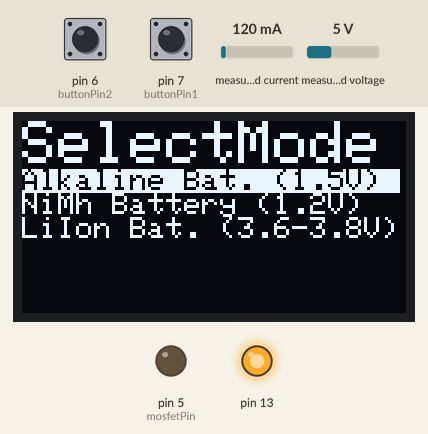
This sketch was run on a simulated Arduino Mega 2560, built with avr-gcc and run on an emulated ATmega2560. On the bench: 128×64 one-colour display, output pins drawn as LEDs (lit = HIGH). The test bench sets the inputs (shaded band); at power-on: pin 6 (buttonPin2) HIGH, measured voltage 5 V, pin 7 (buttonPin1) HIGH, measured current 120 mA. Storage starts empty.

Above: at 0.9 s.
1.0 s: pin 6 (buttonPin2) pulled LOW for 0.15 s
At 1.4 s:
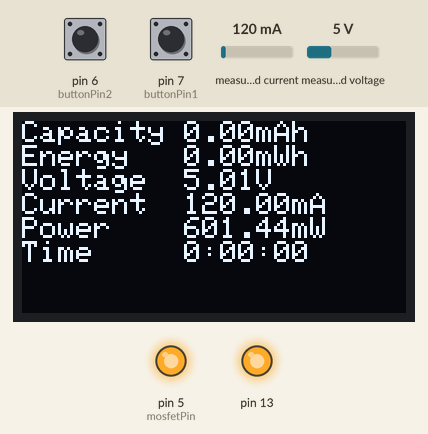
4.1 s: measured voltage set to 1 V
At 5.8 s:
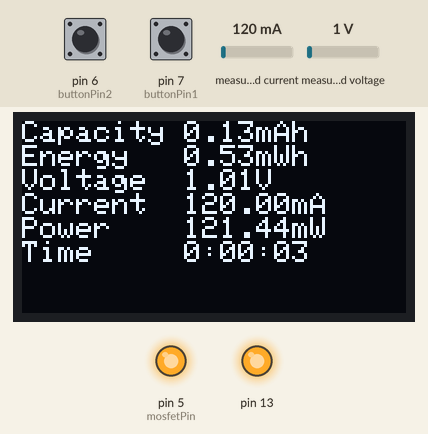
7.1 s: measured voltage set to 0.7 V
At 10.3 s:
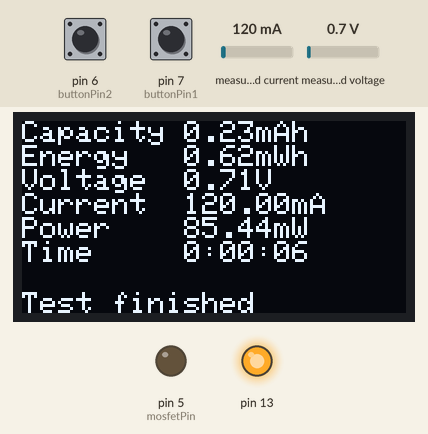
Timing chart, 0 to 11.8 s (numbered marks = the images above; inputs shaded):
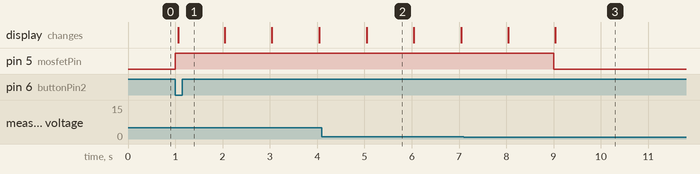

The sketch:

battery_analyzer_Final.ino
```cpp
// (licence header left out)
#include <Wire.h>
#include <SPI.h>
#include <SD.h>
#include <Adafruit_INA219.h>
#include <Adafruit_SSD1306.h>

#define SCREEN_WIDTH 128        // OLED display width, in pixels
#define SCREEN_HEIGHT 64        // OLED display height, in pixels
#define OLED_MOSI   11          //The OLED display library uses software serial, so you can chose whatever pins you want
#define OLED_CLK   12
#define OLED_DC    9
#define OLED_CS    8
#define OLED_RESET 10
#define buttonPin1 7
#define buttonPin2 6
#define mosfetPin 5
#define logInterval  1000       //The time between measurements
#define sdInterval 15000        //The time between datapoints collected for the SD card
#define syncInterval 180000     //How often data will be written to the SD card
#define SD_CS 42
bool buttonState;
bool lastButtonState = HIGH;
unsigned long lastDebounceTime = 0;
float current_mA = 0;
float power_mW = 0;
float loadvoltage = 0;
float capacity_mAh = 0;
float capacity_mWh = 0;
int cycleMillis = 0;
unsigned long prevMillis = 0;
unsigned long startMillis;
byte sPassed = 0;
byte minPassed = 0;
byte hPassed = 0;
float endVoltage;
byte mode = 1;
unsigned long syncTime = 0;
unsigned long sdTime = 0;
bool sdMissing = 0;

Adafruit_SSD1306 display(SCREEN_WIDTH, SCREEN_HEIGHT, OLED_MOSI, OLED_CLK, OLED_DC, OLED_RESET, OLED_CS);
Adafruit_INA219 ina219;
File logfile;

void setup()
{
  pinMode(13, OUTPUT);
  digitalWrite(13, HIGH);     //This pin powers the OLED display which apparently only draws very low current (might vary between models)
  pinMode(buttonPin1, INPUT_PULLUP);
  pinMode(buttonPin2, INPUT_PULLUP);
  pinMode(mosfetPin, OUTPUT);
  //  pinMode(SD_CS, OUTPUT);
  digitalWrite(mosfetPin, LOW);
  display.begin(SSD1306_SWITCHCAPVCC);
  if (!SD.begin(SD_CS)) {
    sdMissing = 1;            //Checking if a SD card is present
  }
  ina219.begin();     // Initialize the INA219. By default the initialization will use the largest range (32V, 2A).
  // To use a slightly lower 32V, 1A range (higher precision on amps):
  //ina219.setCalibration_32V_1A();
  // Or to use a lower 16V, 400mA range (higher precision on volts and amps):
  ina219.setCalibration_16V_400mA();
  testMode();     //Starting the mode selection subroutine (I always wanted to use that word :D)
  testBattery();  //Starting the battery test
}

void loop()
{
  //nuffing
}

void testMode()
{
  while (1) {     //creates an infinite loop which is exited with "break"
    modeDisplay();      //See the modeDisplay function bellow
    int reading = digitalRead(buttonPin1);      //Debouncing the mode button. See File->Examples->02.Digital->Debounce
    if (reading != lastButtonState) {
      lastDebounceTime = millis();
    }

    if ((millis() - lastDebounceTime) > 50) {

      if (reading != buttonState) {
        buttonState = reading;

        if (buttonState == LOW) {
          mode++;                               //Button1 switches between test modes for different battery types
          if (mode >= 4)
          {
            mode = 1;
          }
        }
      }
    }
    lastButtonState = reading;

    if (digitalRead (buttonPin2) == LOW)      //No debounce needed here. Button2 confirmes the test mode by assigning the end voltage to its variable. The while loop ends with break which ends the testMode function. testBattery is now called.
    {
      if (mode == 1)
      {
        endVoltage = 0.9;     //Alkaline batteries
        break;
      }
      else if (mode == 2)
      {
        endVoltage = 1.0;     //NiMh batteries
        break;
      }
      else
      {
        endVoltage = 2.8;     //LiPo batteries (one cell)
        break;
      }
    }
  }
}

void testBattery()
{
  digitalWrite(mosfetPin, HIGH);          //The mosfet prevents battery discharge before and after the actual test
  loadvoltage = (ina219.getBusVoltage_V() + (ina219.getShuntVoltage_mV() / 1000));      //This tests if the battery is actually charged enough for the test.
  if (endVoltage >= loadvoltage)
  {
    digitalWrite(mosfetPin, LOW);
    display.clearDisplay();
    display.setTextSize(2);
    display.setTextColor(WHITE);
    display.setCursor(0, 0);
    display.println();
    display.println(F("  Battery"));
    display.print(F("    low!"));
    display.display();
    return;                     //This exits the testBattery function and starts the empty loop preventing tests on an empty battery
  }
  else
  {
    if (!sdMissing) {             //The "!" makes something negative. In this case it means "if SD is not missing" or "sdMissing == 0".
      logInit();                  //This function creates a new logfile on the SD card if it's present
    }
    startMillis = millis();     //This records the time the actual test starts.
    prevMillis = startMillis;   //prevMillis is the time the last measuremant was taken
    while (loadvoltage > endVoltage) {
      cycleMillis = millis() - prevMillis;     //cycleMillis is the time the last cycle took
      prevMillis = millis();
      current_mA = ina219.getCurrent_mA();
      loadvoltage = (ina219.getBusVoltage_V() + (ina219.getShuntVoltage_mV() / 1000));
      power_mW = current_mA * loadvoltage;
      capacity_mAh = capacity_mAh + (current_mA * cycleMillis / 3600000.0);     //The capacity is added up durring the test
      capacity_mWh = capacity_mWh + (current_mA * loadvoltage * cycleMillis / 3600000.0);     //3600000 is the number of milliseconds in a hour
      sPassed = ((prevMillis - startMillis) / 1000) % 60;     //For the % operation see https://www.arduino.cc/reference/en/language/structure/arithmetic-operators/remainder/
      minPassed = ((prevMillis - startMillis) / 60000) % 60;
      hPassed = ((prevMillis - startMillis) / 3600000);

      testDisplay();      //This function displays the collected data on the OLED screen
      if ((millis() >= sdTime + sdInterval && !sdMissing) || (sdTime == 0 && !sdMissing)) {     //This writes a datapoint to the SD card every "sdInterval" milliseconds if a card is present. sdTime == 0 is for the very first datapoint at 0 seconds.
        logLog();                                                                               //Initially I recorded a datapoint every cycle, but this lead to an unnecessarily high ammount of datapoints
        sdTime = millis();
      }

      delay((logInterval - 1) - (millis() % logInterval));      //This little calculation makes sure a cycle always takes the same ammount of time
    }
  }
  if (!sdMissing) {                       //As soon as the end voltage is reached and the while loop ends a last datapoint is recorded if a SD card is present
    logLog();
  }
  digitalWrite(mosfetPin, LOW);           //The mosfet opens to prevent overdischarge
  logfile.close();                        //The logfile on the SD card is saved and closed
  display.setTextSize(1);                 //A text on the OLED indicates the end of the test. The display id not cleared, so the last measurment stays displayed.
  display.setCursor(0, 57);
  display.println(F("Test finished"));
  display.display();
}

void modeDisplay()        //This is the display for the test mode selection (battery type)
{
  display.clearDisplay();
  display.setTextSize(2);
  display.setTextColor(WHITE);
  display.setCursor(0, 0);
  display.println(F("SelectMode"));
  display.setTextSize(1);
  if (mode == 1) {
    display.setTextColor(BLACK, WHITE);     //(BLACK, WHITE) highlights the background of the text to show which mode is selected
  }
  else {
    display.setTextColor(WHITE);
  }
  display.println(F("Alkaline Bat. (1.5V) "));      //With F() the text isn't loaded into ram which is nice if you're short on ram
  if (mode == 2) {
    display.setTextColor(BLACK, WHITE);
  }
  else {
    display.setTextColor(WHITE);
  }
  display.println(F("NiMh Battery (1.2V)  "));
  if (mode == 3) {
    display.setTextColor(BLACK, WHITE);
  }
  else {
    display.setTextColor(WHITE);
  }
  display.println(F("LiIon Bat. (3.6-3.8V)"));
  if (sdMissing) {
    display.setTextColor(WHITE);
    display.setCursor(0, 57);
    display.print(F("No SD card!"));
  }
  display.display();
}

void testDisplay()                  //This function displays the collected data on the OLED during the actual test
{
  display.clearDisplay();
  display.setTextSize(1);
  display.setTextColor(WHITE);
  display.setCursor(0, 0);
  display.print(F("Capacity "));
  display.print(capacity_mAh);
  display.println(F("mAh"));
  display.print(F("Energy "));
  display.setCursor(54, 8);
  display.print(capacity_mWh);
  display.println(F("mWh"));
  display.print(F("Voltage "));
  display.setCursor(54, 16);
  display.print(loadvoltage);
  display.println(F("V"));
  display.print(F("Current "));
  display.setCursor(54, 24);
  display.print(current_mA);
  display.println(F("mA"));
  display.print(F("Power "));
  display.setCursor(54, 32);
  display.print(power_mW);
  display.println(F("mW"));
  display.print(F("Time "));
  display.setCursor(54, 40);
  display.print(hPassed);
  display.print(F(":"));
  if (minPassed < 10) {             //This adds a leading zero if the value is bellow 10
    display.print(F("0"));
  }
  display.print(minPassed);
  display.print(F(":"));
  if (sPassed < 10) {
    display.print(F("0"));
  }
  display.print(sPassed);
  if (sdMissing) {
    display.setCursor(0, 49);
    display.print(F("No SD card!"));
  }
  display.display();
}

void logInit()
{
  // create a new logfile
  char filename[] = "LOGGER00.CSV";
  for (uint8_t i = 0; i < 100; i++) {
    filename[6] = i / 10 + '0';           //These two lines replace the 00 in LOGGER00.CSV with rising numbers if a file already exists
    filename[7] = i % 10 + '0';           //This is waaaay too complicated for me, so thanks Adafruit.
    if (! SD.exists(filename)) {          // only open a new file if it doesn't exist
      logfile = SD.open(filename, FILE_WRITE);
      break;  // leave the loop!
    }
  }
  logfile.println(F("millis,voltage,current,power,capacity,energy"));     //This writes the first line to the logfile to name the columns
  logfile.flush();        //This command actually saves the data on the SD card
}

void logLog()     //This function saves the collected data on the SD card
{
  logfile.print(prevMillis - startMillis);        // milliseconds since start
  logfile.print(", ");                            //A CSV file is a text file with Comma Separated Values. A spreadsheet program will assign every comma separated value to a new column.
  logfile.print(loadvoltage);
  logfile.print(", ");
  logfile.print(current_mA);
  logfile.print(", ");
  logfile.print(power_mW);
  logfile.print(", ");
  logfile.print(capacity_mAh);
  logfile.print(", ");
  logfile.print(capacity_mWh);

  logfile.println();                              //A line break will start a new row in a spreadsheet

  if ((millis() - syncTime) < syncInterval) return;
  syncTime = millis();
  logfile.flush();
}


/*Copyright (c) 2020 Fabian Hunziker "Moragor"

  Permission is hereby granted, free of charge, to any person obtaining a copy of this software and associated documentation files
  (the "Software"), to deal in the Software without restriction, including without limitation the rights to use, copy, modify, merge,
  publish, distribute, sublicense, and/or sell copies of the Software, and to permit persons to whom the Software is furnished to do
  so, subject to the following conditions:

  The above copyright notice and this permission notice shall be included in all copies or substantial portions of the Software.

  THE SOFTWARE IS PROVIDED "AS IS", WITHOUT WARRANTY OF ANY KIND, EXPRESS OR IMPLIED, INCLUDING BUT NOT LIMITED TO THE WARRANTIES OF
  MERCHANTABILITY, FITNESS FOR A PARTICULAR PURPOSE AND NONINFRINGEMENT. IN NO EVENT SHALL THE AUTHORS OR COPYRIGHT HOLDERS BE LIABLE
  FOR ANY CLAIM, DAMAGES OR OTHER LIABILITY, WHETHER IN AN ACTION OF CONTRACT, TORT OR OTHERWISE, ARISING FROM, OUT OF OR IN CONNECTION
  WITH THE SOFTWARE OR THE USE OR OTHER DEALINGS IN THE SOFTWARE. */
```

Measured:
- the behaviour switches between 0.9 and 0.8 V on measured voltage (found by bisection; images 2 and 3)
- after the input at 1.0 s, pin 5 (mosfetPin): LOW → HIGH at once; the display: changes after 0.06 s (image 1)
- after the input at 7.1 s, pin 5 (mosfetPin): HIGH → LOW after 1.9 s
- what the display in image 2 shows lasts 1.0 s, from 5.0 s to 6.0 s
